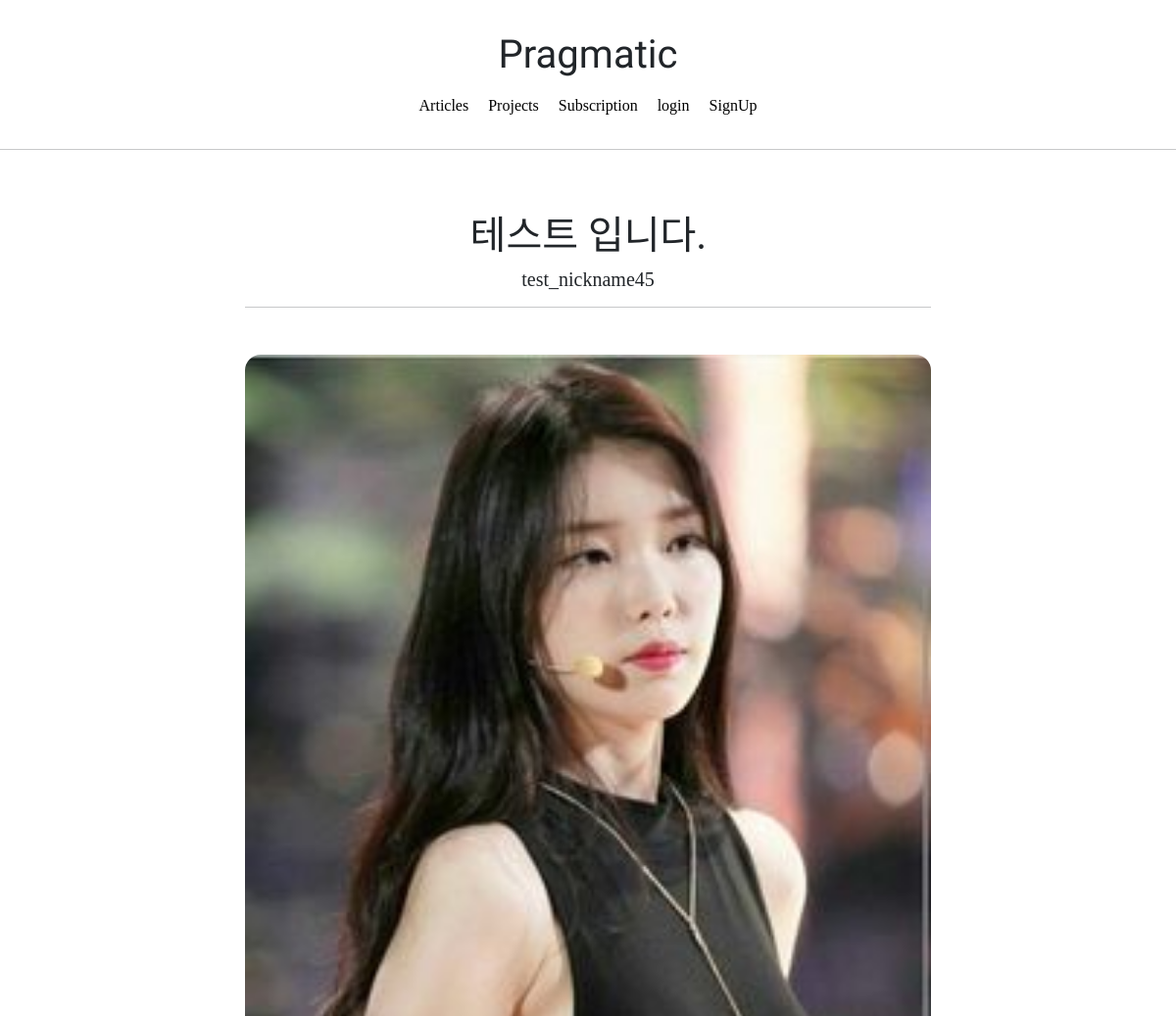
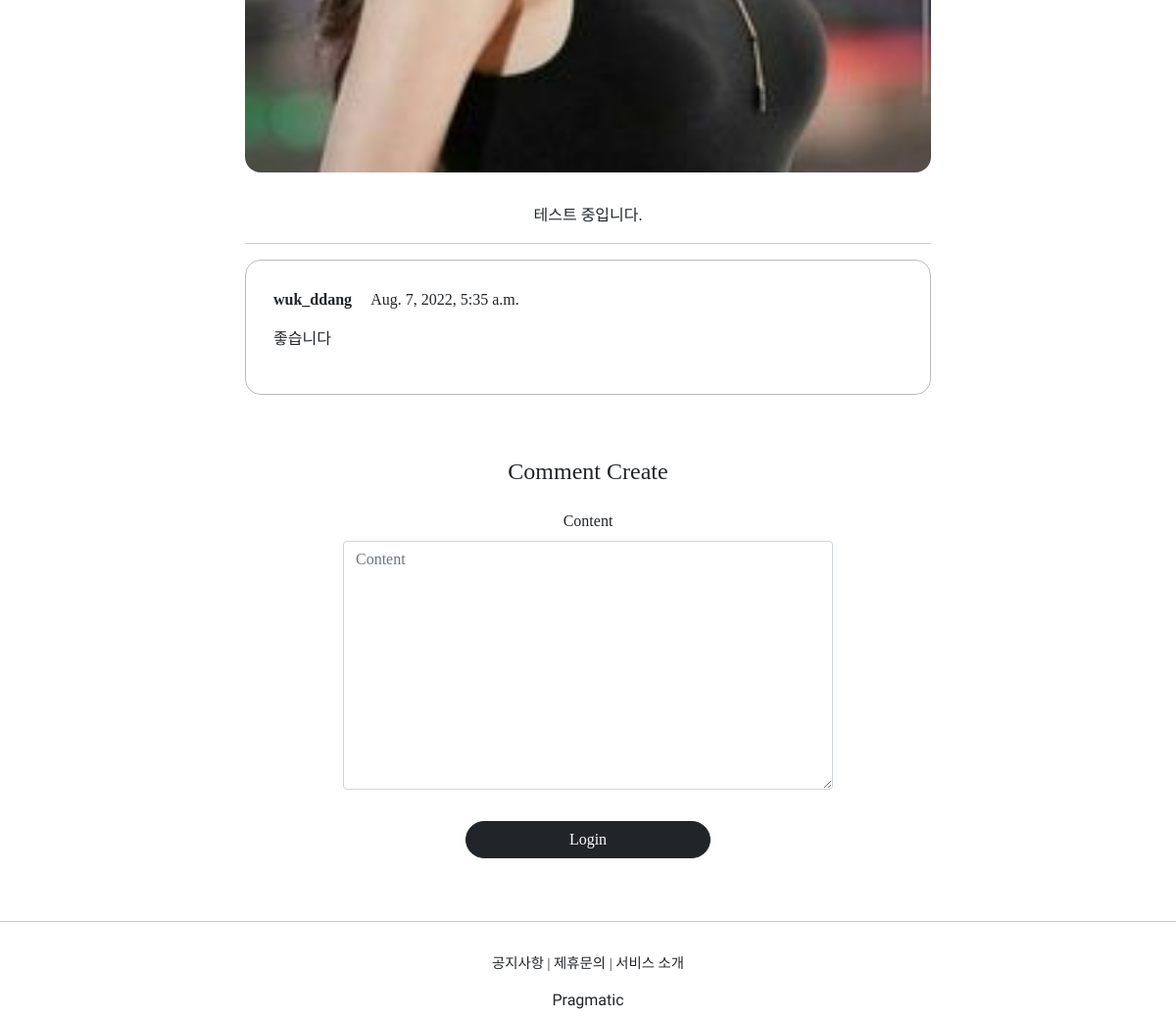
/articles/detail/13, run on the app's committed database (2 pictures, top to bottom).
### articleapp/models.py (models this page shows)
class Article(models.Model):
  writer = models.ForeignKey(User, on_delete=models.SET_NULL, related_name='article', null=True)
  project = models.ForeignKey(Project, on_delete=models.SET_NULL, related_name='article', null=True)
  title = models.CharField(max_length=200, null=True)
  image = models.ImageField(upload_to='articles/', null=False)
  content = models.TextField(null=True)
  created_at = models.DateField(auto_created=True, null=True)

### profileapp/models.py (models this page shows)
class Profile(models.Model):
  user = models.OneToOneField(User, on_delete=models.CASCADE, related_name='profile')
  image = models.ImageField(upload_to='profile/', null=True)
  nickname = models.CharField(max_length=20, unique=True, null=True)
  message = models.CharField(max_length=100, null=True)

### commentapp/models.py (models this page shows)
class Comment(models.Model):
  article = models.ForeignKey(Article, on_delete=models.SET_NULL, null=True, related_name='comment')
  writer = models.ForeignKey(User, on_delete=models.SET_NULL, null=True, related_name='comment')
  content = models.TextField(null=False)
  created_at = models.DateTimeField(auto_now=True)

### articleapp/views.py (the view)
# urls.py: path('detail/<int:pk>', ArticleDetailView.as_view(), name='detail'),
class ArticleDetailView(DetailView, FormMixin):
  model = Article
  form_class = CommentCreationForm
  context_object_name = 'target_article'
  template_name = 'articleapp/detail.html'

### commentapp/forms.py
class CommentCreationForm(ModelForm):
  class Meta:
    model = Comment
    fields = ['content']

### articleapp/templates/articleapp/detail.html (shortened to what this page needs)
{% extends 'base.html' %}
{% block content %}
  <div>
    <div style="text-align: center; max-width: 700px; margin: 4rem auto;">
      <h1>
        {{ target_article.title }}
      </h1>
      <h5>
        {{ target_article.writer.profile.nickname }}
      </h5>
      <hr>
      <img style="width: 100%; border-radius: 1rem; margin:2rem 0;"
        src="{{ target_article.image.url }}" alt="">
      <div class="text-left">
        {{ target_article.content | safe }}
      </div>
      <hr>
      {% for comment in target_article.comment.all %}
        {% include 'commentapp/detail.html' with comment=comment %}
      {% endfor %}
      {% include 'commentapp/create.html' with article=target_article %}
    </div>
  </div>
{% endblock %}

### commentapp/templates/commentapp/detail.html (shortened to what this page needs)
<div style="border: 1px solid; text-align: left; padding: 4%; margin: 1rem 0; border-radius: 1rem;
            border-color: #bbb">
  <div>
    <strong>
      {{ comment.writer.profile.nickname }}
    </strong>
    {{ comment.created_at }}
  </div>
  <div style="margin: 1rem 0;">
    {{ comment.content }}
  </div>
</div>

### data on the page
Article: title "테스트 입니다.", writer.profile.nickname "test_nickname45", image (picture), content "테스트 중입니다."
Comment: writer.profile.nickname "wuk_ddang", created_at "Aug. 7, 2022, 5:35 a.m.", content "좋습니다"
